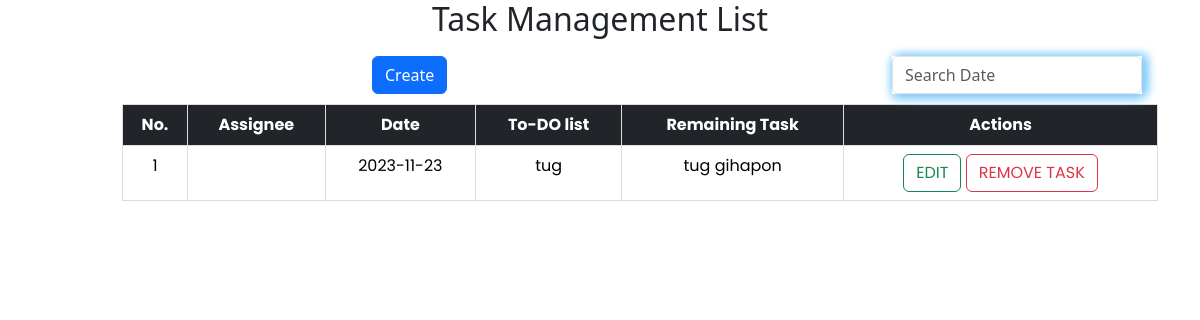
/taskmanagement/list.php, run on the app's committed database.
### tables this page shows
CREATE TABLE `lists` (
  `id` int(11) NOT NULL,
  `Assignee` varchar(100) NOT NULL,
  `Date` varchar(100) NOT NULL,
  `To_Do_List` varchar(100) NOT NULL,
  `Remaining_Task` varchar(100) NOT NULL,
  `Actions` varchar(100) NOT NULL
);

### taskmanagement/list.php (the view, shortened to what this page needs)
<?php
include("../connection/config.php");
?>
<!DOCTYPE html>
<html lang="en">
<head>
  <link href="https://cdn.jsdelivr.net/npm/bootstrap@5.3.2/dist/css/bootstrap.min.css" rel="stylesheet">
  <link rel="stylesheet" href="list.css">
</head>
<body>
  <div class="container">
    <h2>Task Management List</h2>
    <div class="header">
      <div class="nav">
        <div class="search">
          <input class="form-control me-2" name="search" id="live_search" type="search" placeholder="Search Date" aria-label="Search">
        </div>
        <div class="create">
          <button type="button" class="btn btn-primary" data-bs-toggle="modal" data-bs-target="#create">
            Create
          </button>
        </div>
        <table class="table" id="data-table">
          <thead class="table-dark" style="background-color: blue;" id="t">
            <tr>
              <th scope="col">No.</th>
              <th scope="col">Assignee</th>
              <th scope="col">Date</th>
              <th scope="col">To-DO list</th>
              <th scope="col">Remaining Task</th>
              <th scope="col">Actions</th>
            </tr>
          </thead>
          <tbody>
            <?php
            $sql = "SELECT * FROM lists ORDER BY Date DESC ";
            $result = mysqli_query($conn, $sql);
            $number = 1;
            while ($row = mysqli_fetch_assoc($result)) {
              echo "
                <tr>
                <td>$number</td>
                <td>{$row['Assignee']}</td>
                <td>{$row['Date']}</td>
                <td>{$row['To_Do_List']}</td>
                <td>{$row['Remaining_Task']}</td>
                <td>
                    <button class = 'btn btn-outline-success' onclick = 'edit({$row['id']})' >EDIT</button>
                    <button class = 'btn btn-outline-danger' onclick = 'Delete({$row['id']})'>REMOVE TASK</button>
                </td>
              </tr>";
              $number++;
            }
            ?>
          </tbody>
        </table>
</body>
</html>

### taskmanagement/list.css (style rules this page uses)
.container table { width: 100%; border-collapse: collapse; margin-top: 20px; margin-left: 80px; border-radius: 10px; font-family: 'Poppins', sans-serif; }
.container h2 { text-align: center; top: 100px; }
.container tr th { text-align: center; }
th, td { border: 1px solid #ddd; padding: 10px; text-align: center; }
th { background-color: #2282ff; color: white; }
.create button { text-align: right; }
.create { position: relative; top: 10px; left: 80px; }
.search { position: relative; top: -320px; left: 880px; }
#t { background-color: #2282ff; color: white; }

### taskmanagement/list.php (style rules this page uses)
.search { width: 250px; box-shadow: 4px 0 10px lightskyblue, 0 4px 10px lightskyblue, 4px 0 10px lightskyblue; position: relative; left: 850px; top: 10px; }

### data on the page
lists: Date "2023-11-23", To_Do_List "tug", Remaining_Task "tug gihapon"
